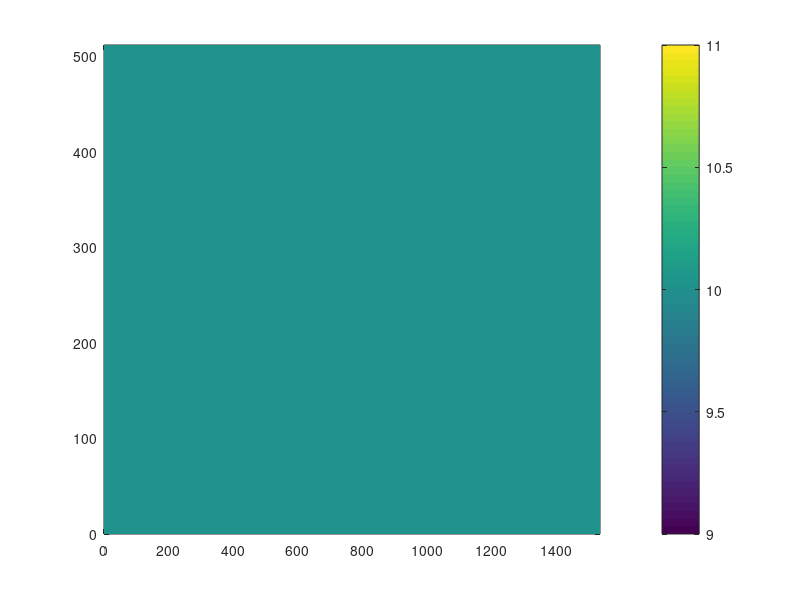

Here is the MATLAB script that generated this plot: (Note: this script raises an error after producing the figure.)
clear all

m=3072;
n=1024;
dx=0.5;
x=[0:m-1]*dx;
y=(0:n-1)*dx;
dep=zeros([n,m]);
dep(:,:)=10.0;

dep_shallow=10.0;
dep_deep=10.0;

for j=1:n
    for i=1:m
     dep(j,i)=dep_deep-(dep_deep-dep_shallow)*(j-1.)/(n-1.0);
    end
end

pcolor(x,y,dep),shading flat
colorbar
save -ASCII depth.txt dep